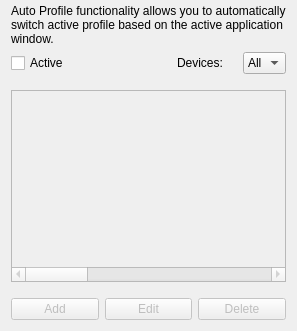
       <widget class="QWidget" name="autoProfileSettingsPage">
        <layout class="QVBoxLayout" name="verticalLayout_5">
         <property name="topMargin">
          <number>4</number>
         </property>
         <item>
          <widget class="QLabel" name="autoProfileDescription">
           <property name="text">
            <string>Auto Profile functionality allows you to automatically switch active profile based on the active application window.</string>
           </property>
           <property name="wordWrap">
            <bool>true</bool>
           </property>
          </widget>
         </item>
         <item>
          <layout class="QHBoxLayout" name="horizontalLayout_6">
           <item>
            <widget class="QCheckBox" name="activeCheckBox">
             <property name="text">
              <string>Active</string>
             </property>
            </widget>
           </item>
           <item>
            <layout class="QHBoxLayout" name="horizontalLayout_5">
             <property name="spacing">
              <number>20</number>
             </property>
             <item>
              <spacer name="horizontalSpacer_2">
               <property name="orientation">
                <enum>Qt::Orientation::Horizontal</enum>
               </property>
               <property name="sizeHint" stdset="0">
                <size>
                 <width>40</width>
                 <height>20</height>
                </size>
               </property>
              </spacer>
             </item>
             <item>
              <widget class="QLabel" name="deivcesLabel">
               <property name="text">
                <string>Devices:</string>
               </property>
              </widget>
             </item>
             <item>
              <widget class="QComboBox" name="devicesComboBox">
               <item>
                <property name="text">
                 <string>All</string>
                </property>
               </item>
              </widget>
             </item>
            </layout>
           </item>
          </layout>
         </item>
         <item>
          <spacer name="verticalSpacer_2">
           <property name="orientation">
            <enum>Qt::Orientation::Vertical</enum>
           </property>
           <property name="sizeType">
            <enum>QSizePolicy::Policy::Fixed</enum>
           </property>
           <property name="sizeHint" stdset="0">
            <size>
             <width>20</width>
             <height>10</height>
            </size>
           </property>
          </spacer>
         </item>
         <item>
          <widget class="QTableWidget" name="autoProfileTableWidget">
           <property name="enabled">
            <bool>false</bool>
           </property>
           <property name="selectionMode">
            <enum>QAbstractItemView::SelectionMode::SingleSelection</enum>
           </property>
           <property name="selectionBehavior">
            <enum>QAbstractItemView::SelectionBehavior::SelectRows</enum>
           </property>
           <property name="columnCount">
            <number>8</number>
           </property>
           <attribute name="horizontalHeaderVisible">
            <bool>false</bool>
           </attribute>
           <attribute name="horizontalHeaderCascadingSectionResizes">
            <bool>true</bool>
           </attribute>
           <attribute name="horizontalHeaderDefaultSectionSize">
            <number>100</number>
           </attribute>
           <attribute name="horizontalHeaderShowSortIndicator" stdset="0">
            <bool>false</bool>
           </attribute>
           <attribute name="horizontalHeaderStretchLastSection">
            <bool>true</bool>
           </attribute>
           <attribute name="verticalHeaderVisible">
            <bool>false</bool>
           </attribute>
           <column>
            <property name="text">
             <string>Active</string>
            </property>
           </column>
           <column>
            <property name="text">
             <string>Device</string>
            </property>
           </column>
           <column>
            <property name="text">
             <string>Profile</string>
            </property>
           </column>
           <column>
            <property name="text">
             <string>Class</string>
            </property>
           </column>
           <column>
            <property name="text">
             <string>Title</string>
            </property>
           </column>
           <column>
            <property name="text">
             <string>Program</string>
            </property>
           </column>
           <column>
            <property name="text">
             <string>Default?</string>
            </property>
           </column>
           <column>
            <property name="text">
             <string/>
            </property>
           </column>
          </widget>
         </item>
         <item>
          <spacer name="verticalSpacer_3">
           <property name="orientation">
            <enum>Qt::Orientation::Vertical</enum>
           </property>
           <property name="sizeType">
            <enum>QSizePolicy::Policy::Fixed</enum>
           </property>
           <property name="sizeHint" stdset="0">
            <size>
             <width>20</width>
             <height>10</height>
            </size>
           </property>
          </spacer>
         </item>
         <item>
          <layout class="QHBoxLayout" name="horizontalLayout_7">
           <item>
            <widget class="QPushButton" name="autoProfileAddPushButton">
             <property name="enabled">
              <bool>false</bool>
             </property>
             <property name="text">
              <string>Add</string>
             </property>
             <property name="icon">
              <iconset theme="list-add"/>
             </property>
            </widget>
           </item>
           <item>
            <widget class="QPushButton" name="autoProfileEditPushButton">
             <property name="enabled">
              <bool>false</bool>
             </property>
             <property name="text">
              <string>Edit</string>
             </property>
             <property name="icon">
              <iconset>
               <normaloff>.</normaloff>.</iconset>
             </property>
            </widget>
           </item>
           <item>
            <widget class="QPushButton" name="autoProfileDeletePushButton">
             <property name="enabled">
              <bool>false</bool>
             </property>
             <property name="text">
              <string>Delete</string>
             </property>
             <property name="icon">
              <iconset theme="list-remove"/>
             </property>
            </widget>
           </item>
          </layout>
         </item>
        </layout>
       </widget>
